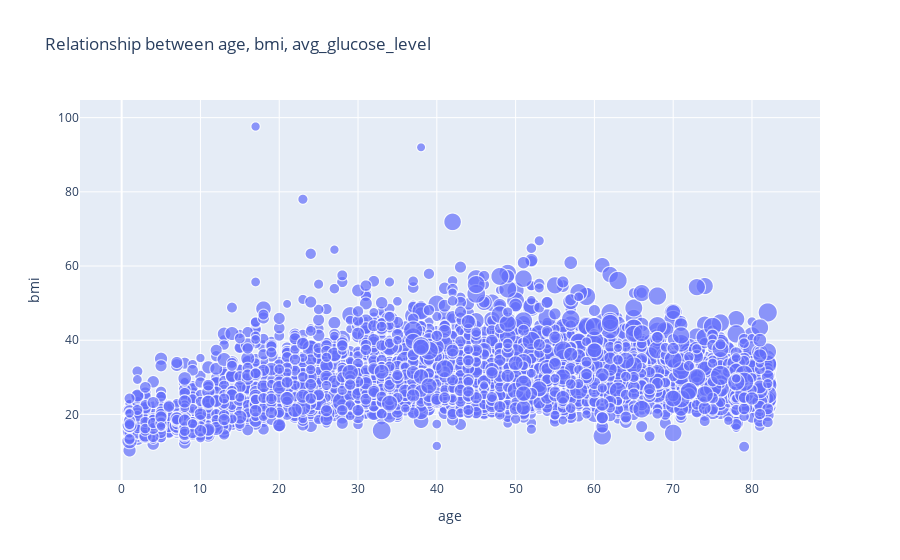

Notebook code for this chart:
### Code cell
# Relationships
fig = px.scatter(df, x= "age", y= "bmi", size= "avg_glucose_level",
                 title= "Relationship between age, bmi, avg_glucose_level")
fig.show()

### Figure 1 — Plotly figure (JSON) as saved in the notebook; plotly's stock layout.template omitted (floating-point values rounded to 4 significant figures; data arrays with more than 128 entries replaced by an {"elided": "..."} marker saying what was removed)
{"data": [{"hovertemplate": "age=%{x}<br>bmi=%{y}<br>avg_glucose_level=%{marker.size}<extra></extra>", "legendgroup": "", "marker": {"color": "#636efa", "size": {"elided": "4862 float values"}, "sizemode": "area", "sizeref": 0.6794, "symbol": "circle"}, "mode": "markers", "name": "", "showlegend": false, "type": "scattergl", "x": {"elided": "4862 int values"}, "xaxis": "x", "y": {"elided": "4862 float values"}, "yaxis": "y"}], "layout": {"autosize": true, "legend": {"itemsizing": "constant", "tracegroupgap": 0}, "title": {"text": "Relationship between age, bmi, avg_glucose_level"}, "xaxis": {"anchor": "y", "autorange": true, "domain": [0, 1], "range": [-4.893, 88.16], "title": {"text": "age"}, "type": "linear"}, "yaxis": {"anchor": "x", "autorange": true, "domain": [0, 1], "range": [-1.591, 107.6], "title": {"text": "bmi"}, "type": "linear"}}}
